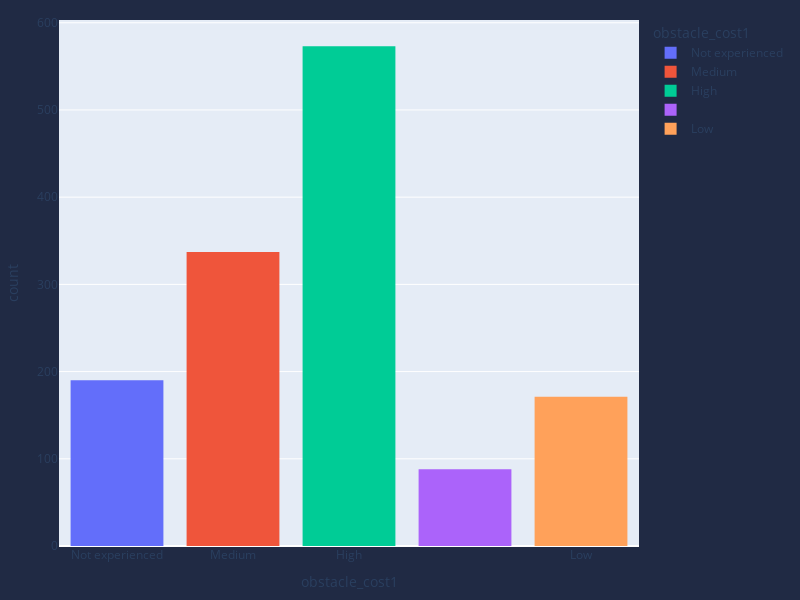

Notebook source saved alongside this figure:
### Code cell
df2#10
fig = px.histogram(df2, x="obstacle_cost1", color="obstacle_cost1",width=800, height=600)
fig.update_layout(margin= dict(l=20, r=20, t=20, b=20),paper_bgcolor="#202A44")
fig.show()

### Figure 1 — Plotly figure (JSON) as saved in the notebook; plotly's stock layout.template omitted (floating-point values rounded to 4 significant figures; data arrays with more than 128 entries replaced by an {"elided": "..."} marker saying what was removed)
{"data": [{"alignmentgroup": "True", "bingroup": "x", "hovertemplate": "obstacle_cost1=%{x}<br>count=%{y}<extra></extra>", "legendgroup": "Not experienced", "marker": {"color": "#636efa", "pattern": {"shape": ""}}, "name": "Not experienced", "offsetgroup": "Not experienced", "orientation": "v", "showlegend": true, "type": "histogram", "x": {"elided": "190 str values"}, "xaxis": "x", "yaxis": "y"}, {"alignmentgroup": "True", "bingroup": "x", "hovertemplate": "obstacle_cost1=%{x}<br>count=%{y}<extra></extra>", "legendgroup": "Medium", "marker": {"color": "#EF553B", "pattern": {"shape": ""}}, "name": "Medium", "offsetgroup": "Medium", "orientation": "v", "showlegend": true, "type": "histogram", "x": {"elided": "337 str values"}, "xaxis": "x", "yaxis": "y"}, {"alignmentgroup": "True", "bingroup": "x", "hovertemplate": "obstacle_cost1=%{x}<br>count=%{y}<extra></extra>", "legendgroup": "High", "marker": {"color": "#00cc96", "pattern": {"shape": ""}}, "name": "High", "offsetgroup": "High", "orientation": "v", "showlegend": true, "type": "histogram", "x": {"elided": "573 str values"}, "xaxis": "x", "yaxis": "y"}, {"alignmentgroup": "True", "bingroup": "x", "hovertemplate": "obstacle_cost1=%{x}<br>count=%{y}<extra></extra>", "legendgroup": " ", "marker": {"color": "#ab63fa", "pattern": {"shape": ""}}, "name": " ", "offsetgroup": " ", "orientation": "v", "showlegend": true, "type": "histogram", "x": [" ", " ", " ", " ", " ", " ", " ", " ", " ", " ", " ", " ", " ", " ", " ", " ", " ", " ", " ", " ", " ", " ", " ", " ", " ", " ", " ", " ", " ", " ", " ", " ", " ", " ", " ", " ", " ", " ", " ", " ", " ", " ", " ", " ", " ", " ", " ", " ", " ", " ", " ", " ", " ", " ", " ", " ", " ", " ", " ", " ", " ", " ", " ", " ", " ", " ", " ", " ", " ", " ", " ", " ", " ", " ", " ", " ", " ", " ", " ", " ", " ", " ", " ", " ", " ", " ", " ", " "], "xaxis": "x", "yaxis": "y"}, {"alignmentgroup": "True", "bingroup": "x", "hovertemplate": "obstacle_cost1=%{x}<br>count=%{y}<extra></extra>", "legendgroup": "Low", "marker": {"color": "#FFA15A", "pattern": {"shape": ""}}, "name": "Low", "offsetgroup": "Low", "orientation": "v", "showlegend": true, "type": "histogram", "x": {"elided": "171 str values"}, "xaxis": "x", "yaxis": "y"}], "layout": {"barmode": "relative", "height": 600, "legend": {"title": {"text": "obstacle_cost1"}, "tracegroupgap": 0}, "margin": {"b": 20, "l": 20, "r": 20, "t": 20}, "paper_bgcolor": "#202A44", "width": 800, "xaxis": {"anchor": "y", "categoryarray": ["Not experienced", "Medium", "High", " ", "Low"], "categoryorder": "array", "domain": [0, 1], "title": {"text": "obstacle_cost1"}}, "yaxis": {"anchor": "x", "domain": [0, 1], "title": {"text": "count"}}}}
